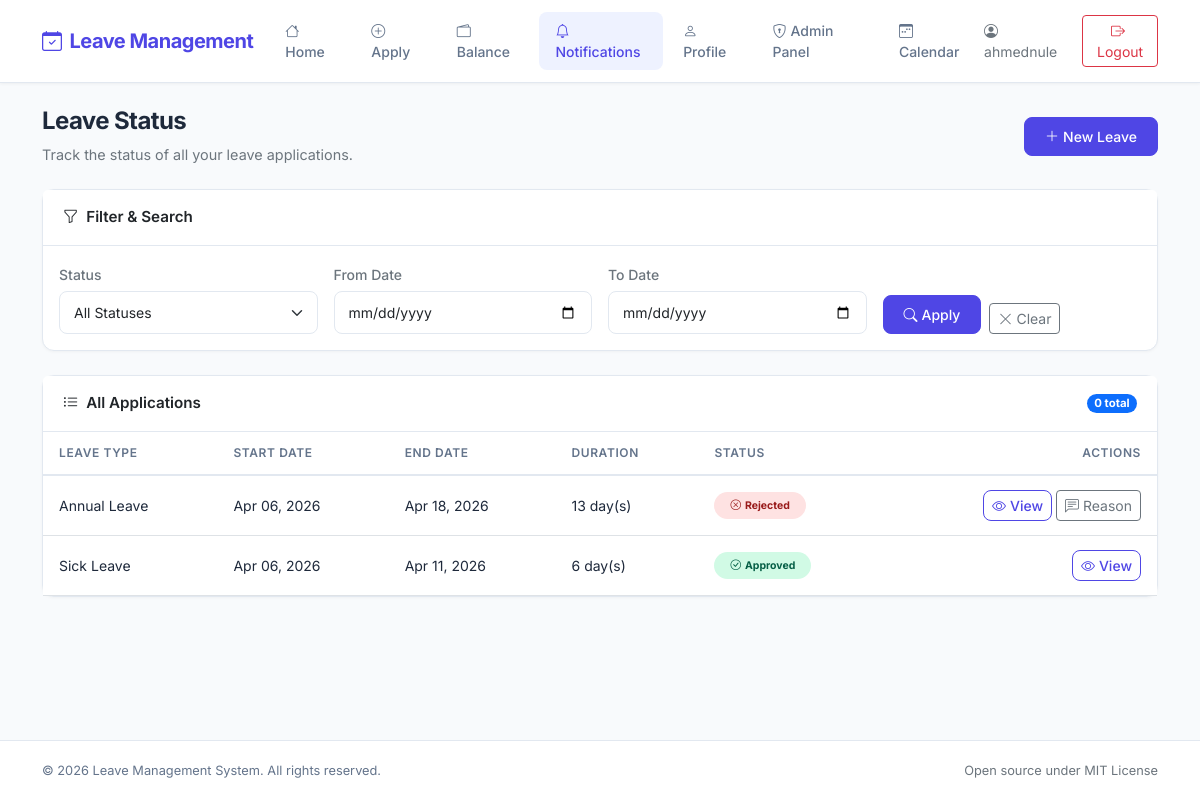
Page /notifications/ (signed in) on the committed database.
### users/models.py (models this page shows, shortened)
class LeaveApplication(models.Model):
    PENDING = 'Pending'
    APPROVED = 'Approved'
    REJECTED = 'Rejected'
    CANCELLED = 'Cancelled'
    STATUS_CHOICES = [
        (PENDING, 'Pending'),
        (APPROVED, 'Approved'),
        (REJECTED, 'Rejected'),
        (CANCELLED, 'Cancelled'),
    ]
    user = models.ForeignKey(settings.AUTH_USER_MODEL, on_delete=models.CASCADE, related_name='leave_applications')
    leave_type = models.ForeignKey(LeaveType, on_delete=models.CASCADE)
    start_date = models.DateField()
    end_date = models.DateField()
    message = models.TextField(default='')
    status = models.CharField(max_length=50, choices=STATUS_CHOICES, default=PENDING)
    rejection_reason = models.TextField(blank=True, default='')
    approved_by = models.ForeignKey(settings.AUTH_USER_MODEL, on_delete=models.SET_NULL, null=True, blank=True, related_name='approved_leaves')
    approved_at = models.DateTimeField(null=True, blank=True)
    rejected_by = models.ForeignKey(settings.AUTH_USER_MODEL, on_delete=models.SET_NULL, null=True, blank=True, related_name='rejected_leaves')
    rejected_at = models.DateTimeField(null=True, blank=True)
    @property
    def duration(self):
        return (self.end_date - self.start_date).days + 1

class LeaveType(models.Model):
    name = models.CharField(max_length=50)

### users/views.py (the view)
# urls.py: path('notifications/', views.notification, name='notifications'),
@login_required
def notification(request):
    leave_applications = LeaveApplication.objects.filter(user=request.user).order_by('-start_date')
    status_filter = request.GET.get('status', '')
    date_from = request.GET.get('date_from', '')
    date_to = request.GET.get('date_to', '')
    if status_filter:
        leave_applications = leave_applications.filter(status=status_filter)
    if date_from:
        leave_applications = leave_applications.filter(start_date__gte=date_from)
    if date_to:
        leave_applications = leave_applications.filter(end_date__lte=date_to)
    paginator = Paginator(leave_applications, ITEMS_PER_PAGE)
    page = request.GET.get('page', 1)
    try:
        leave_applications = paginator.page(page)
    except PageNotAnInteger:
        leave_applications = paginator.page(1)
    except EmptyPage:
        leave_applications = paginator.page(paginator.num_pages)
    return render(request, 'users/notification.html', {
        'user': request.user,
        'leave_applications': leave_applications,
        'status_filter': status_filter,
        'date_from': date_from,
        'date_to': date_to,
    })

### users/templates/users/notification.html (shortened to what this page needs)
{% extends "users/base.html" %}
{% block content %}
<div class="page-header d-flex justify-content-between align-items-center flex-wrap gap-2">
    <div>
        <h2>Leave Status</h2>
        <p class="mb-0 text-secondary">Track the status of all your leave applications.</p>
    </div>
    <a href="{% url 'apply' %}" class="btn btn-primary btn-sm">
        <i class="bi bi-plus-lg me-1"></i>New Leave
    </a>
</div>
<div class="card mb-4">
    <div class="card-header">
        <i class="bi bi-funnel me-2"></i>Filter & Search
    </div>
    <div class="card-body">
        <form method="get" class="row g-3">
            <div class="col-md-3">
                <label for="status" class="form-label small text-secondary">Status</label>
                <select class="form-select form-select-sm" id="status" name="status">
                    <option value="">All Statuses</option>
                </select>
            </div>
            <div class="col-md-3">
                <label for="date_from" class="form-label small text-secondary">From Date</label>
                <input type="date" class="form-control form-control-sm" id="date_from" name="date_from" value="{{ date_from }}">
            </div>
            <div class="col-md-3">
                <label for="date_to" class="form-label small text-secondary">To Date</label>
                <input type="date" class="form-control form-control-sm" id="date_to" name="date_to" value="{{ date_to }}">
            </div>
            <div class="col-md-3 d-flex align-items-end gap-2">
                <button type="submit" class="btn btn-primary btn-sm">
                    <i class="bi bi-search me-1"></i>Apply
                </button>
                <a href="{% url 'notifications' %}" class="btn btn-outline-secondary btn-sm">
                    <i class="bi bi-x-lg me-1"></i>Clear
                </a>
            </div>
        </form>
    </div>
</div>
<div class="card">
    <div class="card-header d-flex justify-content-between align-items-center">
        <span><i class="bi bi-list-ul me-2"></i>All Applications</span>
        <span class="badge bg-primary rounded-pill">{{ leave_applications.paginator.count|default:leave_applications|length }} total</span>
    </div>
    <div class="card-body p-0">
        {% if leave_applications %}
        <div class="table-responsive">
            <table class="table table-hover mb-0">
                <thead>
                    <tr>
                        <th>Leave Type</th>
                        <th>Start Date</th>
                        <th>End Date</th>
                        <th>Duration</th>
                        <th>Status</th>
                        <th class="text-end">Actions</th>
                    </tr>
                </thead>
                <tbody>
                    {% for leave in leave_applications %}
                    <tr>
                        <td class="fw-500">{{ leave.leave_type.name }}</td>
                        <td>{{ leave.start_date|date:"M d, Y" }}</td>
                        <td>{{ leave.end_date|date:"M d, Y" }}</td>
                        <td>{{ leave.duration }} day(s)</td>
                        <td>
                            {% if leave.status == 'Approved' %}
                                <span class="badge badge-approved px-3 py-2 rounded-pill">
                                    <i class="bi bi-check-circle me-1"></i>Approved
                                </span>
                            {% elif leave.status == 'Rejected' %}
                                <span class="badge badge-rejected px-3 py-2 rounded-pill">
                                    <i class="bi bi-x-circle me-1"></i>Rejected
                                </span>
                            {% elif leave.status == 'Cancelled' %}
                                <span class="badge bg-secondary px-3 py-2 rounded-pill">
                                    <i class="bi bi-slash-circle me-1"></i>Cancelled
                                </span>
                            {% else %}
                                <span class="badge badge-pending px-3 py-2 rounded-pill">
                                    <i class="bi bi-hourglass-split me-1"></i>Pending
                                </span>
                            {% endif %}
                        </td>
                        <td class="text-end">
                            <a href="{% url 'leave_detail' leave.id %}" class="btn btn-sm btn-outline-primary">
                                <i class="bi bi-eye me-1"></i>View
                            </a>
                            {% if leave.status == 'Rejected' and leave.rejection_reason %}
                            <button class="btn btn-sm btn-outline-secondary" data-bs-toggle="modal" data-bs-target="#reasonModal{{ leave.id }}">
                                <i class="bi bi-chat-left-text me-1"></i>Reason
                            </button>
                            {% endif %}
                        </td>
                    </tr>
                    {% endfor %}
                </tbody>
            </table>
        </div>
        {% endif %}
    </div>
</div>
{% endblock %}

### users/templates/users/base.html (shortened to what this page needs)
<!doctype html>
<html lang="en">
<head>
    <link href="https://cdn.jsdelivr.net/npm/bootstrap@5.3.3/dist/css/bootstrap.min.css" rel="stylesheet">
    <link href="https://cdn.jsdelivr.net/npm/bootstrap-icons@1.11.3/font/bootstrap-icons.min.css" rel="stylesheet">
</head>
<body>
    {% if user.is_authenticated %}
        <nav class="navbar navbar-expand-lg sticky-top">
            <div class="container">
                <a class="navbar-brand" href="{% url 'home' %}">
                    <i class="bi bi-calendar-check me-2"></i>Leave Management
                </a>
                <div class="collapse navbar-collapse" id="navbarContent">
                    <ul class="navbar-nav me-auto mb-2 mb-lg-0 gap-1">
                        <li class="nav-item">
                            <a class="nav-link {% if request.resolver_match.url_name == 'home' %}active{% endif %}" href="{% url 'home' %}">
                                <i class="bi bi-house me-1"></i>Home
                            </a>
                        </li>
                        <li class="nav-item">
                            <a class="nav-link {% if request.resolver_match.url_name == 'apply' %}active{% endif %}" href="{% url 'apply' %}">
                                <i class="bi bi-plus-circle me-1"></i>Apply
                            </a>
                        </li>
                        <li class="nav-item">
                            <a class="nav-link {% if request.resolver_match.url_name == 'balance' %}active{% endif %}" href="{% url 'balance' %}">
                                <i class="bi bi-wallet2 me-1"></i>Balance
                            </a>
                        </li>
                        <li class="nav-item">
                            <a class="nav-link {% if request.resolver_match.url_name == 'notifications' %}active{% endif %}" href="{% url 'notifications' %}">
                                <i class="bi bi-bell me-1"></i>Notifications
                            </a>
                        </li>
                        <li class="nav-item">
                            <a class="nav-link {% if request.resolver_match.url_name == 'profile' %}active{% endif %}" href="{% url 'profile' %}">
                                <i class="bi bi-person me-1"></i>Profile
                            </a>
                        </li>
                        {% if user.is_superuser %}
                        <li class="nav-item">
                            <a class="nav-link" href="/admin/" target="_blank">
                                <i class="bi bi-shield-lock me-1"></i>Admin Panel
                            </a>
                        </li>
                        {% endif %}
                        <li class="nav-item">
                            <a class="nav-link {% if request.resolver_match.url_name == 'team_calendar' %}active{% endif %}" href="{% url 'team_calendar' %}">
                                <i class="bi bi-calendar3-week me-1"></i>Calendar
                            </a>
                        </li>
                    </ul>
                    <div class="d-flex align-items-center gap-3">
                        <span class="text-secondary d-none d-lg-inline" style="font-size: 0.875rem;">
                            <i class="bi bi-person-circle me-1"></i>{{ user.username }}
                        </span>
                        <a href="{% url 'logout' %}" class="btn btn-outline-danger btn-sm">
                            <i class="bi bi-box-arrow-right me-1"></i>Logout
                        </a>
                    </div>
                </div>
            </div>
        </nav>
        <main class="flex-grow-1">
            <div class="container py-4">
                {% block content %}
                {% endblock %}
            </div>
        </main>
        <footer>
            <div class="container">
                <div class="row align-items-center">
                    <div class="col-md-6">
                        <span class="mb-0">&copy; {% now "Y" %} Leave Management System. All rights reserved.</span>
                    </div>
                    <div class="col-md-6 text-md-end">
                        <span class="text-secondary">Open source under MIT License</span>
                    </div>
                </div>
            </div>
        </footer>
    {% endif %}
</body>
</html>

### users/templates/users/base.html (style rules this page uses)
:root { --primary: #4F46E5; --primary-hover: #4338CA; --primary-light: #EEF2FF; --surface: #FFFFFF; --background: #F8FAFC; --text-primary: #1E293B; --text-secondary: #64748B; --border: #E2E8F0; --success: #10B981; --warning: #F59E0B; --danger: #EF4444; }
* { font-family: 'Inter', sans-serif; }
body { background-color: var(--background); color: var(--text-primary); min-height: 100vh; display: flex; flex-direction: column; }
.navbar { background-color: var(--surface) !important; border-bottom: 1px solid var(--border); box-shadow: 0 1px 3px rgba(0, 0, 0, 0.05); padding: 0.75rem 0; }
.navbar-brand { font-weight: 700; font-size: 1.25rem; color: var(--primary) !important; letter-spacing: -0.025em; }
.navbar-brand i { color: var(--primary); }
.nav-link { color: var(--text-secondary) !important; font-weight: 500; font-size: 0.875rem; padding: 0.5rem 1rem !important; border-radius: 0.5rem; transition: all 0.15s ease; }
.nav-link.active { color: var(--primary) !important; background-color: var(--primary-light); }
.btn-primary { background-color: var(--primary); border-color: var(--primary); font-weight: 500; padding: 0.5rem 1.25rem; border-radius: 0.5rem; transition: all 0.15s ease; }
.btn-outline-primary { color: var(--primary); border-color: var(--primary); font-weight: 500; border-radius: 0.5rem; }
.card { border: 1px solid var(--border); border-radius: 0.75rem; box-shadow: 0 1px 3px rgba(0, 0, 0, 0.04); transition: box-shadow 0.15s ease; }
.card-header { background-color: var(--surface); border-bottom: 1px solid var(--border); font-weight: 600; font-size: 0.95rem; padding: 1rem 1.25rem; }
.form-control, .form-select { border: 1px solid var(--border); border-radius: 0.5rem; padding: 0.625rem 0.875rem; font-size: 0.875rem; transition: border-color 0.15s ease, box-shadow 0.15s ease; }
.form-label { font-weight: 500; font-size: 0.875rem; color: var(--text-primary); margin-bottom: 0.375rem; }
.badge-approved { background-color: #D1FAE5; color: #065F46; }
.badge-rejected { background-color: #FEE2E2; color: #991B1B; }
footer { margin-top: auto; background-color: var(--surface); border-top: 1px solid var(--border); padding: 1.25rem 0; font-size: 0.8rem; color: var(--text-secondary); }
.page-header { margin-bottom: 1.5rem; }
.page-header h2 { font-weight: 700; font-size: 1.5rem; color: var(--text-primary); letter-spacing: -0.025em; }
.page-header p { color: var(--text-secondary); font-size: 0.9rem; }
.table { font-size: 0.875rem; }
.table thead th { font-weight: 600; font-size: 0.75rem; text-transform: uppercase; letter-spacing: 0.05em; color: var(--text-secondary); border-bottom: 2px solid var(--border); padding: 0.75rem 1rem; }
.table tbody td { padding: 0.875rem 1rem; vertical-align: middle; color: var(--text-primary); }
input[type="text"], input[type="password"], input[type="email"], input[type="date"], input[type="tel"], textarea, select { border: 1px solid var(--border); border-radius: 0.5rem; padding: 0.625rem 0.875rem; font-size: 0.875rem; transition: border-color 0.15s ease, box-shadow 0.15s ease; width: 100%; }

### rows in the picture
LeaveApplication: leave_type.name "Annual Leave", start_date "Apr 06, 2026", end_date "Apr 18, 2026", duration "13", status "Rejected" (drawn)
LeaveApplication: leave_type.name "Sick Leave", start_date "Apr 06, 2026", end_date "Apr 11, 2026", duration "6", status "Approved" (drawn)

### other values in the picture
{{ user.username }} "ahmednule"
{{ leave_applications.paginator.count|default:leave_applications|length }} "0"
